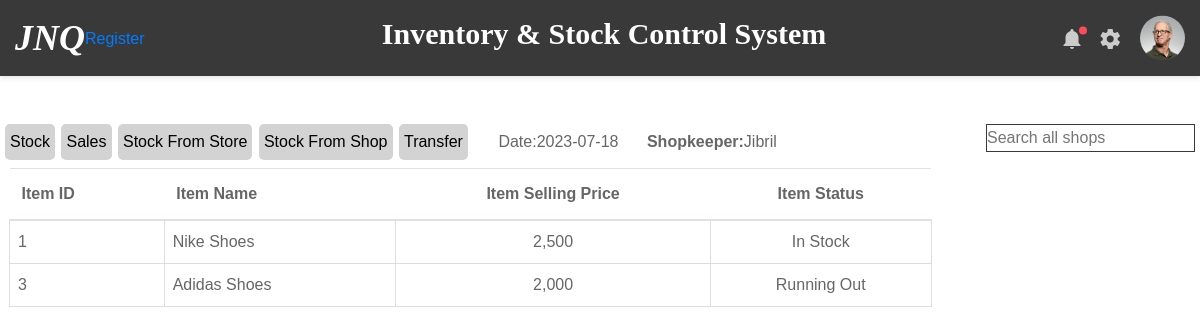
/view_shops/1, run on the app's committed database.
### inventory/models.py (models this page shows)
class User(db.Model, UserMixin):
    id = db.Column(db.Integer, primary_key=True)
    username = db.Column(db.String(50), unique=True, nullable=False)
    password = db.Column(db.String(100), nullable=False)
    user_role = db.Column(db.String(30), nullable=False)
    date_registered = db.Column(db.DateTime, default=datetime.now)
    shops = db.relationship('Shop', backref='staff', lazy=True)
    stores = db.relationship('Store', backref='staff', lazy=True)
    shopkeepers = db.relationship('Shopkeeper', backref='user_details', lazy=True)

class ShopItem(db.Model):
    id = db.Column(db.Integer, primary_key=True)
    shop_id = db.Column('shop_id', db.Integer, db.ForeignKey('shop.id'))
    item_id = db.Column('item_id', db.Integer, db.ForeignKey('item.id'))
    item_quantity = db.Column(db.Integer, nullable=False)
    item_value = db.Column(db.Integer, nullable=False)
    item_status = db.Column(db.String(20), nullable=False, default='In Stock')
    date_added = db.Column(db.DateTime, default=datetime.now)
    daily_count = db.relationship('DailyCount', backref='daily_count_item', lazy=True)
    count_difference = db.relationship('CountDifference', backref='shop_item', lazy=True)
    shop = db.relationship('Shop', back_populates='item_association')
    item = db.relationship('Item', back_populates='shops')

class Item(db.Model):
    id = db.Column(db.Integer, primary_key=True)
    item_name = db.Column(db.String(100), nullable=False)
    item_cost_price = db.Column(db.Integer, nullable=False)
    item_selling_price = db.Column(db.Integer, nullable=False)
    date_added = db.Column(db.DateTime, default=datetime.now)
    stores = db.relationship('StoreItem', back_populates='item')
    shops = db.relationship('ShopItem', back_populates='item')

### inventory/routes.py (the view)
@app.route('/view_shops/<int:shop_id>', methods=['GET'])
def view_shop(shop_id):
    shop = Shop.query.get_or_404(shop_id)
    date = today_date()
    stock_value_list = []
    for product in ShopItem.query.filter_by(shop_id=shop.id).all():
        stock_value_list.append(product.item_value)
    total_stock_value = sum(stock_value_list)
    return render_template('view_shop.html', shop=shop, total_stock_value=total_stock_value, date=date, ShopItem=ShopItem)

### inventory/routes.py (called while the page is built)
def today_date():
    date_today = datetime.today().strftime('%Y-%m-%d')
    return date_today

### inventory/templates/view_shop.html (shortened to what this page needs)
{% extends 'layout.html' %}
{% block content %}
    <div class="button-container mb-2">
      <a href="{{ url_for('view_shop', shop_id=shop.id)}}" class="button">Stock</a>
      <a href="{{ url_for('stock_sold', shop_id=shop.id)}}" class="button">Sales</a>
      <a href="{{ url_for('stock_received', shop_id=shop.id)}}" class="button">Stock From Store</a>
      <a href="{{ url_for('stock_from_shop', shop_id=shop.id)}}" class="button">Stock From Shop</a>
      <a href="{{ url_for('transfer_stock', shop_id=shop.id)}}" class="button">Transfer</a>
      {% if current_user.user_role != 'Admin' %}
          <a class="ml-4">Date:{{date}}</a>
      {% endif %}
      {% if current_user in shop.shopkeepers %}
          <a class="ml-4"><strong>Shopkeeper:</strong>{{current_user.username }}</a>
      {% elif shop.shopkeepers %}
          <a class="ml-4"><strong>Shopkeeper:</strong>{{shop.shopkeepers[0].user_details.username }}</a>
      {% endif %}
      <input type="search" id="searchShops" class="inline-search ml-4 border border-dark float-right" placeholder="Search all shops">
    </div>
    <div class="row">
        <table class="table table-hover table-condensed col-9 ml-4">
          <thead>
            <tr>
              <th>Item ID</th>
              <th>Item Name</th>
              <th class="text-center">Item Selling Price</th>
              <th colspan="2" class="text-center">Item Status</th>
            </tr>
          </thead>
          <tbody>
            {% for product in ShopItem.query.filter_by(shop_id=shop.id).all() %}
              <tr>
                  <td>{{ product.id }}</td>
                  <td>{{ product.item.item_name }}</td>
                  <td class="text-center">{{ "{:,}".format(product.item.item_selling_price) }}</td>
                  <td class="text-center">{{ product.item_status }}</td>
              </tr>
            {% endfor %}
          </tbody>
        </table>
    </div>
{% endblock content%}

### data on the page
User: username "Jibril"
ShopItem: id "1", item.item_name "Nike Shoes", item_status "In Stock"
Item: item.item_selling_price "2,500"
ShopItem: id "3", item.item_name "Adidas Shoes", item_status "Running Out"
Item: item.item_selling_price "2,000"

### other printed values
{{ date }} "2023-07-18"
